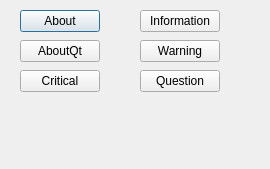
<?xml version="1.0" encoding="UTF-8"?>
<ui version="4.0">
 <class>Dialog</class>
 <widget class="QDialog" name="Dialog">
  <property name="geometry">
   <rect>
    <x>0</x>
    <y>0</y>
    <width>270</width>
    <height>169</height>
   </rect>
  </property>
  <property name="windowTitle">
   <string>Dialog</string>
  </property>
  <widget class="QPushButton" name="pushButton_About">
   <property name="geometry">
    <rect>
     <x>20</x>
     <y>10</y>
     <width>80</width>
     <height>22</height>
    </rect>
   </property>
   <property name="text">
    <string>About</string>
   </property>
  </widget>
  <widget class="QPushButton" name="pushButton_AboutQt">
   <property name="geometry">
    <rect>
     <x>20</x>
     <y>40</y>
     <width>80</width>
     <height>22</height>
    </rect>
   </property>
   <property name="text">
    <string>AboutQt</string>
   </property>
  </widget>
  <widget class="QPushButton" name="pushButton_Critical">
   <property name="geometry">
    <rect>
     <x>20</x>
     <y>70</y>
     <width>80</width>
     <height>22</height>
    </rect>
   </property>
   <property name="text">
    <string>Critical</string>
   </property>
  </widget>
  <widget class="QPushButton" name="pushButton_Information">
   <property name="geometry">
    <rect>
     <x>140</x>
     <y>10</y>
     <width>80</width>
     <height>22</height>
    </rect>
   </property>
   <property name="text">
    <string>Information</string>
   </property>
  </widget>
  <widget class="QPushButton" name="pushButton_Warning">
   <property name="geometry">
    <rect>
     <x>140</x>
     <y>40</y>
     <width>80</width>
     <height>22</height>
    </rect>
   </property>
   <property name="text">
    <string>Warning</string>
   </property>
  </widget>
  <widget class="QPushButton" name="pushButton_Question">
   <property name="geometry">
    <rect>
     <x>140</x>
     <y>70</y>
     <width>80</width>
     <height>22</height>
    </rect>
   </property>
   <property name="text">
    <string>Question</string>
   </property>
  </widget>
 </widget>
 <resources/>
 <connections/>
</ui>
